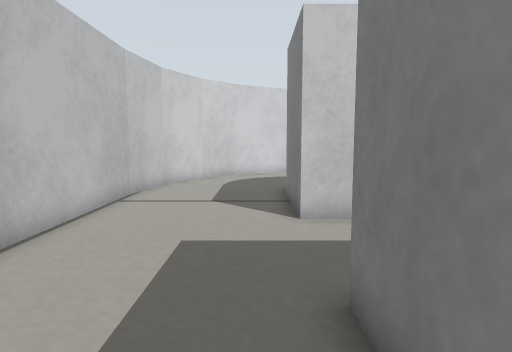
view 1 (above)

23 first-person views from a walk through a world built for the Gazebo simulator. The camera is 0.19 m above the floor, tilts 6° down and sees 75° across. The lines on the ground mark 1 m squares. The floor is counted in squares, 0.1 m on a side. Each view is taken from the middle of a square. On the plan, view 1 faces up. The plan holds only what a view shows up to about 17 squares ahead; the rest is blank. Robots are left out. Some surface patterns are stand-ins.

view 2
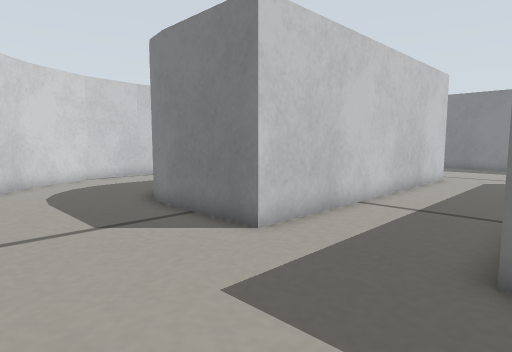

view 3
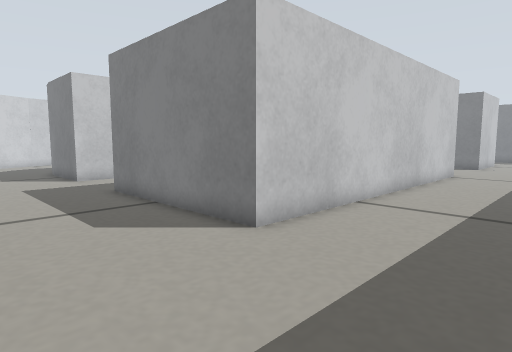

view 4
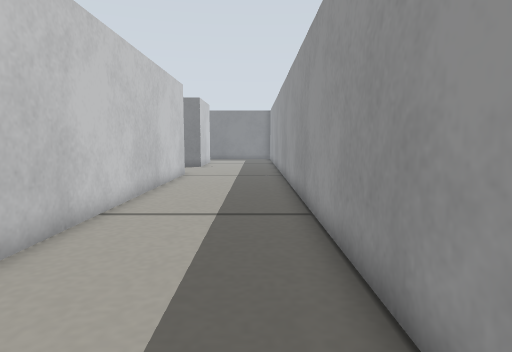

view 5
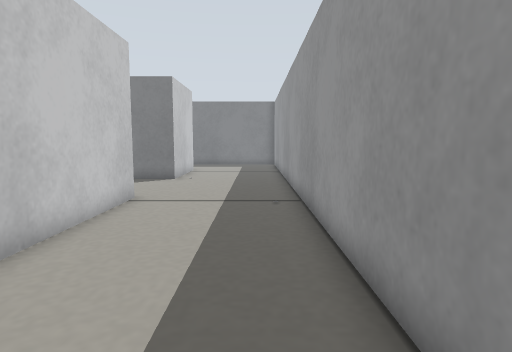

view 6
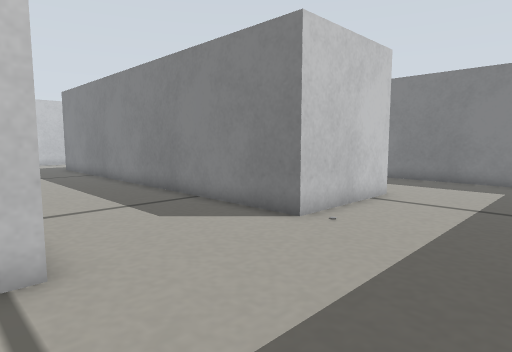

view 7
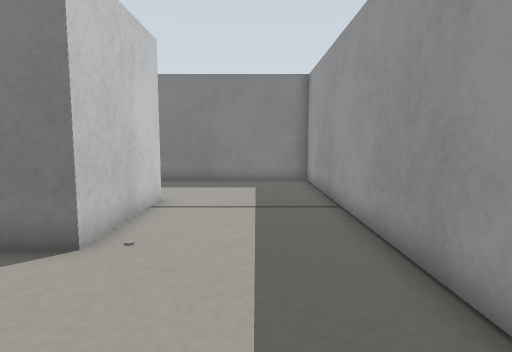

view 8
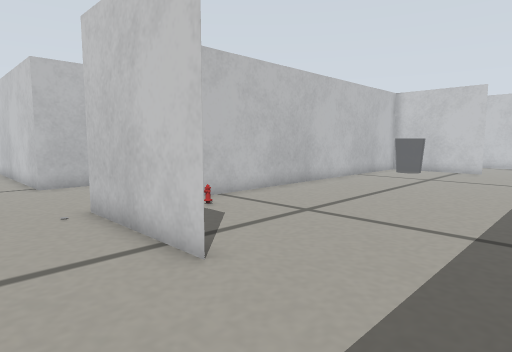

view 9
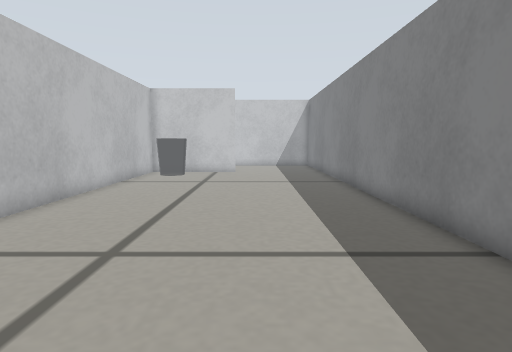

view 10
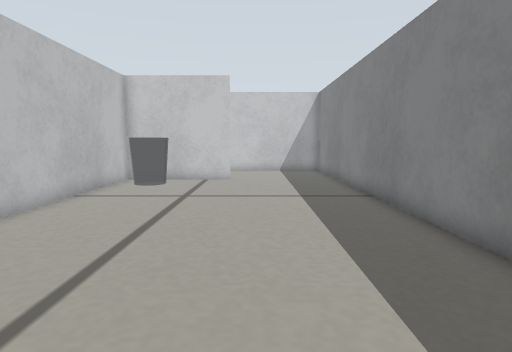

view 11
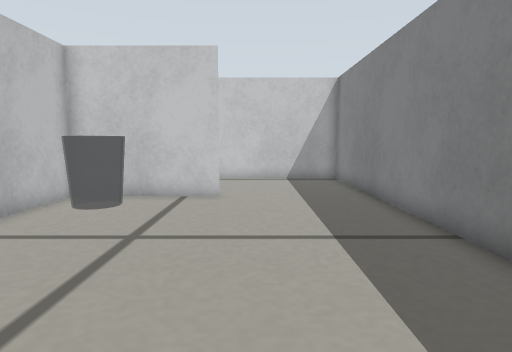

view 12
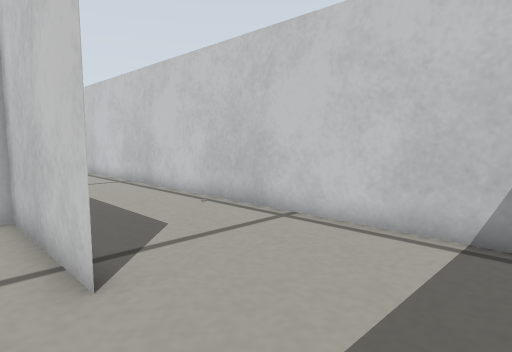

view 13
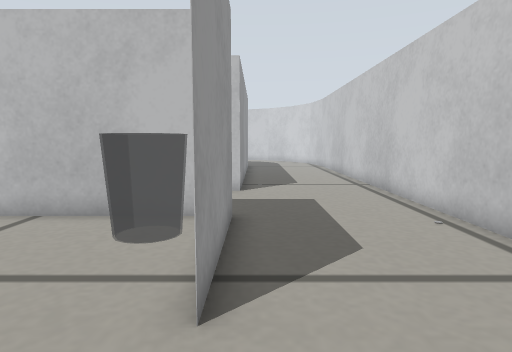

view 14
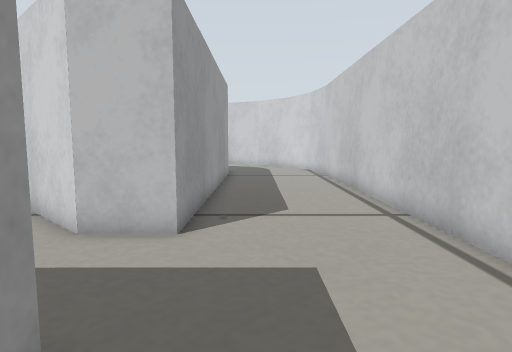

view 15
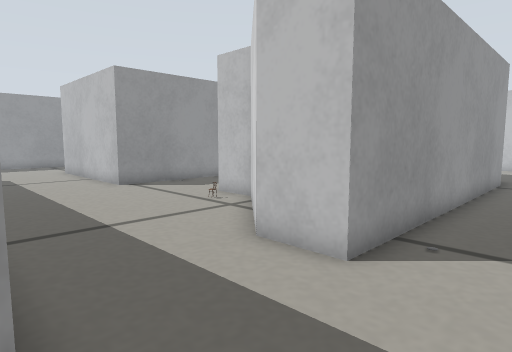

view 16
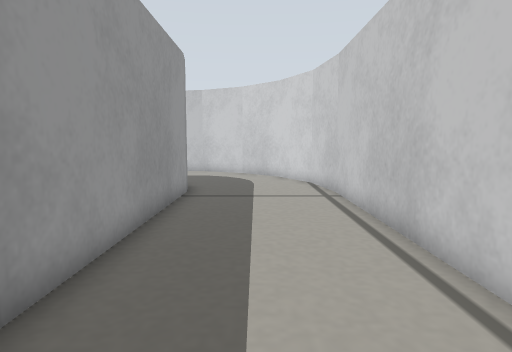

view 17
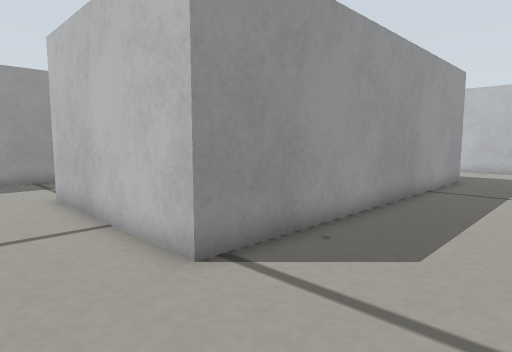

view 18
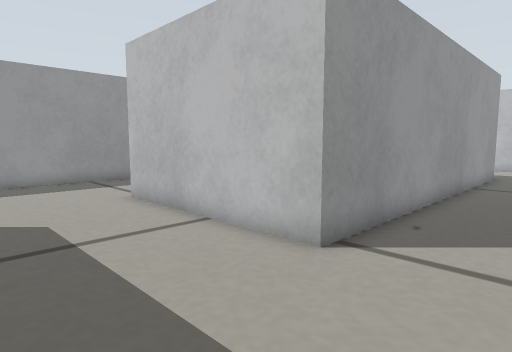

view 19
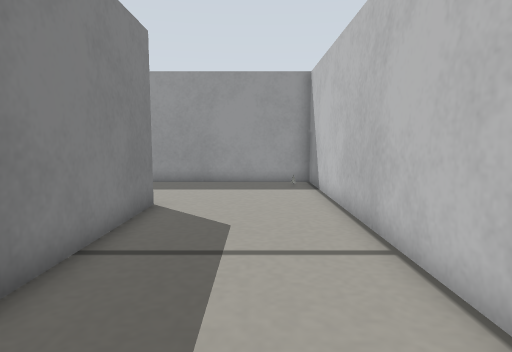

view 20
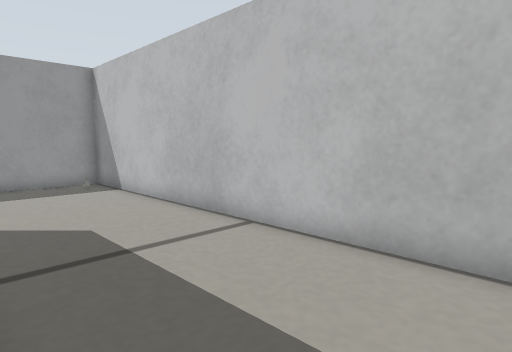

view 21
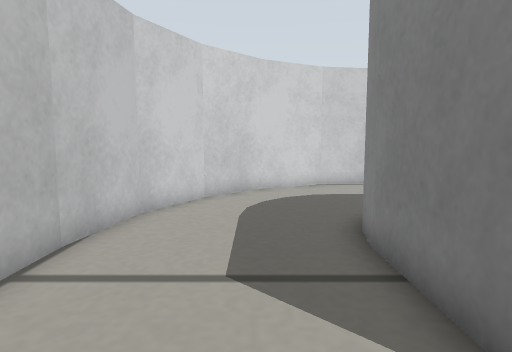

view 22
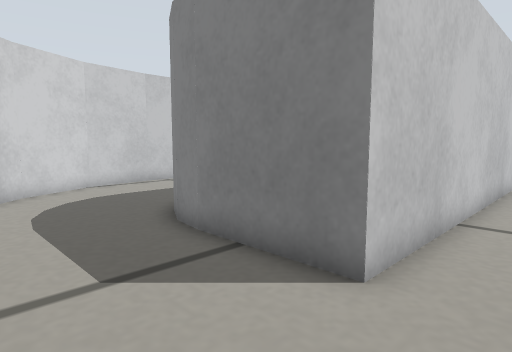

view 23
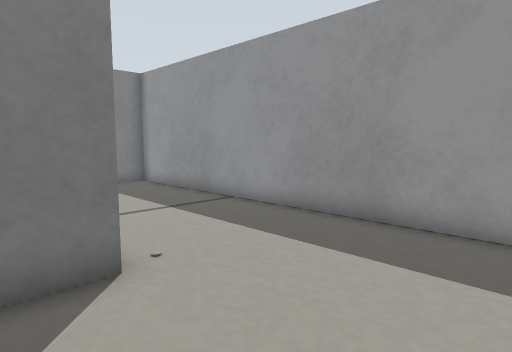

### Floor plan
Points are (right, up) in squares from view 1. A wall is a line through its corners. A room is listed if a view was taken in it or the views show most of it. See-through windows are left out.
Room 1 (views 1, 2, 3, 4, 5, 6, 7, 8, 9, 10, 11, 12, 13, 14, 15, 16, 17, 18, 19, 20, 21, 22, 23)
walls: (16.1, 3.7) (16.1, -3.9) (1.1, -3.9) (1.1, 3.7) (16.1, 3.7); (14, 9.9) (14, 8) (1.1, 8) (1.1, 11.9); (21.6, 15.4) (26.8, 15.4); (4.6, 15.4) (17.3, 15.4) (17.3, 13.4) (14.2, 10); (26.8, -3.9) (21.7, -3.9) (21.7, 8.9); (3.5, 15.2) (4.7, 15.4); (1.1, 11.7) (1.3, 12.9) (1.8, 14); (26.9, 15.4) (21.7, 15.4) (21.7, -0.2); (32.1, 0.1) (32.1, 21) (4.6, 21); (4.7, 21) (1.8, 20.5) (-0.7, 19.2) (-2.7, 17.2) (-4, 14.7) (-4.5, 11.7); (-4.5, 11.9) (-4.5, -9.5) (32.1, -9.5) (32.1, -1.6)
objects: other object (23, -1)

Positions as (right, up) in squares from view 1, and headings:
1: (0, 0), facing up
2: (-4, 3), facing up-right
3: (-4, -9), facing up-right
4: (-3, -8), facing right
5: (5, -8), facing right
6: (15, -9), facing up-right
7: (16, -7), facing right
8: (31, -7), facing up-left
9: (28, -5), facing up
10: (28, -1), facing up
11: (28, 4), facing up
12: (31, 14), facing up-left
13: (30, 16), facing left
14: (24, 17), facing left
15: (22, 18), facing down-left
16: (17, 18), facing left
17: (19, 8), facing down-left
18: (21, 7), facing down-left
19: (-2, 6), facing down
20: (1, 6), facing down-left
21: (-1, 6), facing up
22: (-3, 6), facing up-right
23: (17, -2), facing down-right
